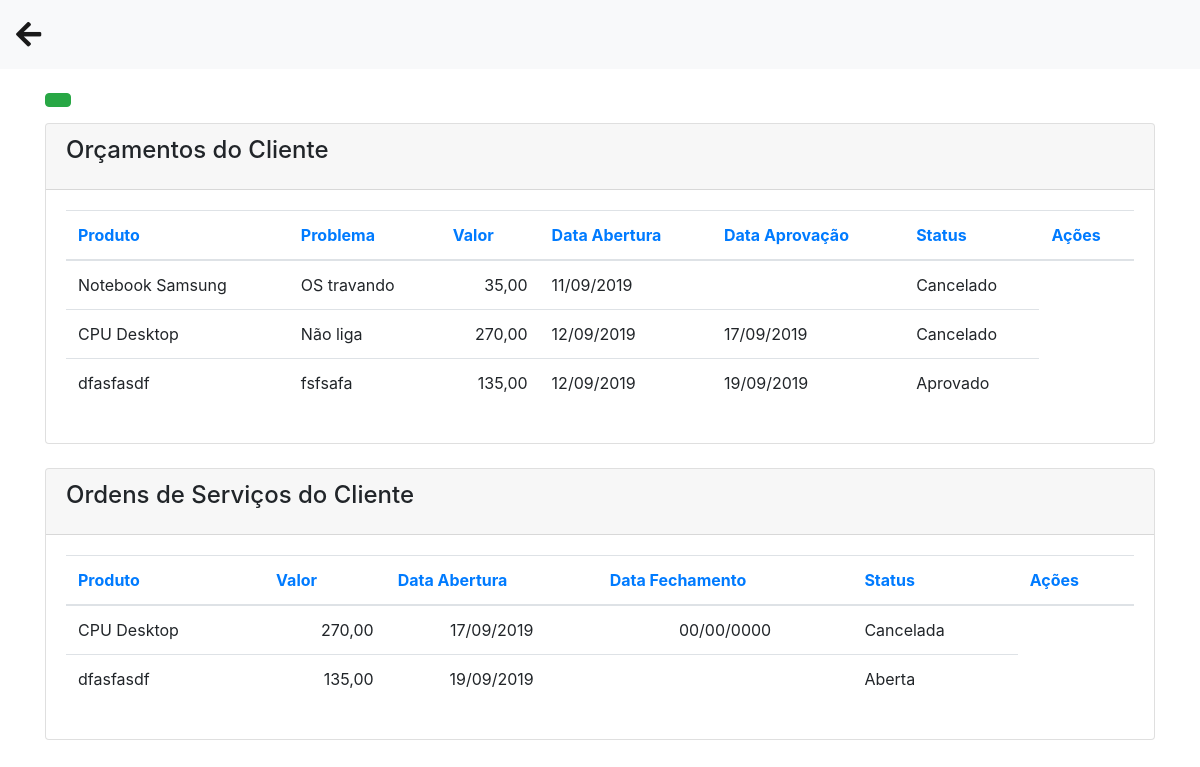
The app's page /servicos_clientes.php?cpf=333 with its own data.
### tables this page shows
CREATE TABLE `orcamentos` (
  `id` int(11) NOT NULL AUTO_INCREMENT,
  `cliente` varchar(15) NOT NULL,
  `tecnico` varchar(50) NOT NULL,
  `produto` varchar(50) NOT NULL,
  `serie` varchar(50) DEFAULT NULL,
  `problema` varchar(255) NOT NULL,
  `laudo` varchar(255) DEFAULT NULL,
  `observacoes` varchar(255) DEFAULT NULL,
  `valor_servico` decimal(10,2) DEFAULT NULL,
  `pecas` varchar(255) DEFAULT NULL,
  `valor_pecas` decimal(10,2) DEFAULT NULL,
  `sub_total` decimal(10,2) NOT NULL,
  `desconto` decimal(10,2) DEFAULT NULL,
  `valor_total` decimal(10,2) DEFAULT NULL,
  `pgto_tipo` varchar(20) DEFAULT NULL,
  `data_abertura` date NOT NULL,
  `data_geracao` date DEFAULT NULL,
  `data_aprovacao` date DEFAULT NULL,
  `status` varchar(50) NOT NULL,
  PRIMARY KEY (`id`)
);

CREATE TABLE `os` (
  `id` int(11) NOT NULL AUTO_INCREMENT,
  `id_orc` int(11) NOT NULL,
  `cliente` varchar(50) NOT NULL,
  `produto` varchar(50) NOT NULL,
  `tecnico` varchar(50) NOT NULL,
  `valor_total` decimal(10,2) NOT NULL,
  `data_abertura` date NOT NULL,
  `data_fechamento` date DEFAULT NULL,
  `garantia` varchar(20) DEFAULT NULL,
  `status` varchar(20) NOT NULL,
  PRIMARY KEY (`id`)
);

### servicos_clientes.php (the view, shortened to what this page needs)
<?php
require 'conexao.php';
?>
<!DOCTYPE html>
<html>
<head>
  <link rel="stylesheet" href="https://use.fontawesome.com/releases/v5.8.2/css/all.css">
  <link href="css/bootstrap.min.css" rel="stylesheet">
</head>
<body>
  <nav class="navbar navbar-expand-lg navbar-light bg-light">
    <a class="navbar-brand" href="painel_funcionario.php">
      <big><big><i class="fa fa-arrow-left"></i></big></big>
    </a>
  </nav>
  <div class="container">
      <br>
      <div class="row">
        <div class="col-sm-12">
          <button type="button" class="btn btn-success mb-3" data-toggle="modal" data-target="#modalExemplo">
          </button>
        </div>
      </div>
      <div class="content">
        <div class="row">
          <div class="col-md-12">
            <div class="card">
              <div class="card-header">
                <h4 class="card-title"> Orçamentos do Cliente</h4>
              </div>
              <div class="card-body">
                <div class="table-responsive">
                  <table class="table">
                    <thead class=" text-primary">
                      <th>
                        Produto
                      </th>
                      <th>
                        Problema
                      </th>
                      <th>
                        Valor
                      </th>
                      <th>
                        Data Abertura
                      </th>
                      <th>
                        Data Aprovação
                      </th>
                      <th>
                        Status
                      </th>
                      <th>
                        Ações
                      </th>
                    </thead>
                    <tbody>
                      <?php
                        $cpf = $_GET['cpf'];
                        $query = "SELECT * FROM orcamentos WHERE cliente = '{$cpf}' ORDER BY id ASC";
                        $result = mysqli_query($conexao, $query);
                        while ($row = mysqli_fetch_assoc($result)) {
                          $data_aprovacao = implode('/', array_reverse(explode('-', $row['data_aprovacao'])));
                        ?>
                          <tr>
                            <td><?php echo $row['produto']; ?></td>
                            <td><?php echo $row['problema']; ?></td>
                            <td style="text-align: right"><?php echo number_format($row['valor_total'], 2, ',', '.'); ?></td>
                            <td><?php echo date('d/m/Y', strtotime($row['data_abertura'])); ?></td>
                            <td><?php echo $data_aprovacao; ?></td>
                            <td><?php echo $row['status']; ?></td>
                          </tr>
                          <?php }
                      ?>
                    </tbody>
                  </table>
                </div>
              </div>
            </div>
          </div>
        </div>
        <div class="row mt-4">
          <div class="col-md-12">
            <div class="card">
              <div class="card-header">
                <h4 class="card-title"> Ordens de Serviços do Cliente</h4>
              </div>
              <div class="card-body">
                <div class="table-responsive">
                  <table class="table">
                    <thead class=" text-primary">
                      <th>
                        Produto
                      </th>
                      <th>
                        Valor
                      </th>
                      <th>
                        Data Abertura
                      </th>
                      <th>
                        Data Fechamento
                      </th>
                      <th>
                        Status
                      </th>
                      <th>
                        Ações
                      </th>
                    </thead>
                    <tbody>
                      <?php
                        $cpf = $_GET['cpf'];
                        $query = "SELECT * FROM os WHERE cliente = '{$cpf}' ORDER BY id ASC";
                        $result = mysqli_query($conexao, $query);
                        while ($row = mysqli_fetch_assoc($result)) {
                          $data_abertura = implode('/', array_reverse(explode('-', $row['data_abertura'])));
                          $data_fechamento = implode('/', array_reverse(explode('-', $row['data_fechamento'])));
                        ?>
                          <tr>
                            <td><?php echo $row['produto']; ?></td>
                            <td style="text-align: right"><?php echo number_format($row['valor_total'], 2, ',', '.'); ?></td>
                            <td style="text-align: center"><?php echo $data_abertura; ?></td>
                            <td style="text-align: center;"><?php echo $data_fechamento; ?></td>
                            <td><?php echo $row['status']; ?></td>
                          </tr>
                          <?php }
                      ?>
                    </tbody>
                  </table>
                </div>
              </div>
            </div>
          </div>
        </div>
      </div>
  </div>
</body>
</html>

### records on screen
orcamentos: produto "Notebook Samsung", problema "OS travando", valor_total "35,00", data_abertura "11/09/2019", status "Cancelado"
orcamentos: produto "CPU Desktop", problema "Não liga", valor_total "270,00", data_abertura "12/09/2019", data_aprovacao "17/09/2019", status "Cancelado"
orcamentos: produto "dfasfasdf", problema "fsfsafa", valor_total "135,00", data_abertura "12/09/2019", data_aprovacao "19/09/2019", status "Aprovado"
os: produto "CPU Desktop", valor_total "270,00", data_abertura "17/09/2019", data_fechamento "00/00/0000", status "Cancelada"
os: produto "dfasfasdf", valor_total "135,00", data_abertura "19/09/2019", status "Aberta"
